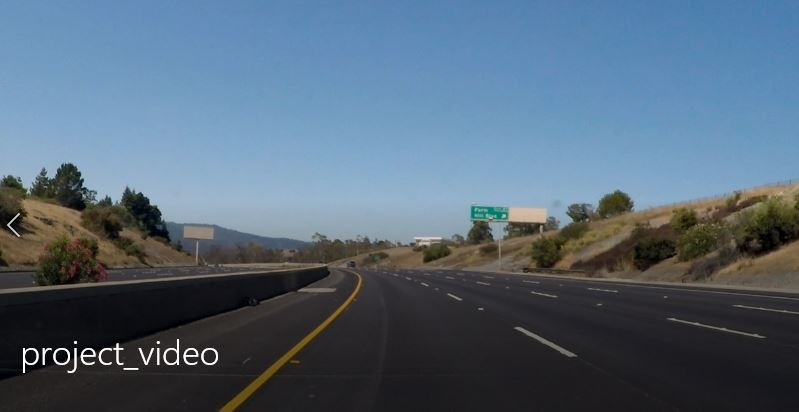
#> input picture ch05/road.jpg, 799 x 412 px
$ python birdeyeView_test.py
#> lines starting #> are read from the running program, lines starting #| are printed output that depends on the picture; after the words box and inside, x2 and y2 are one past the last pixel; in counts of white or black regions, pixels touching at a corner belong together
import sys
import numpy as np
import cv2


def drawROI(img, corners):

    # 이미지 복사
    cpy = img.copy()

    # 원의 색상
    c1 = (192, 192, 255)

    c2 = (128, 128, 255)

    for pt in corners:
        cv2.circle(cpy, tuple(pt), 25, c1, -1, cv2.LINE_AA)

    cv2.line(cpy, tuple(corners[0]), tuple(corners[1]), c2, 2, cv2.LINE_AA)
    cv2.line(cpy, tuple(corners[1]), tuple(corners[2]), c2, 2, cv2.LINE_AA)
    cv2.line(cpy, tuple(corners[2]), tuple(corners[3]), c2, 2, cv2.LINE_AA)
    cv2.line(cpy, tuple(corners[3]), tuple(corners[0]), c2, 2, cv2.LINE_AA)

    disp = cv2.addWeighted(img, 0.3, cpy, 0.7, 0)

    return disp


def onMouse(event, x, y, flags, param):
    global srcQuad, dragSrc, ptOld, src

    if event == cv2.EVENT_LBUTTONDOWN:
        for i in range(4):
            if cv2.norm(srcQuad[i] - (x, y)) < 25:
                print(srcQuad[i])

                print(cv2.norm(srcQuad[i] - (x, y)))
                dragSrc[i] = True
                ptOld = (x, y)
                break

    if event == cv2.EVENT_LBUTTONUP:
        for i in range(4):
            dragSrc[i] = False

    if event == cv2.EVENT_MOUSEMOVE:
        for i in range(4):

            # true인 동안 활성화
            if dragSrc[i]:
                dx = x - ptOld[0]
                dy = y - ptOld[1]

                srcQuad[i] += (dx, dy)
                print("srcQuad_update : %s" % srcQuad)

                cpy = drawROI(src, srcQuad)
                cv2.imshow('img', cpy)
                ptOld = (x, y)
                break


# 입력 이미지 불러오기
src = cv2.imread("road.jpg")
#> src is the input picture: shape (412, 799, 3); mean B, G, R 120.2, 103.4, 84.9

if src is None:
    print('Image open failed!')
    sys.exit()

# 입력 영상 크기 및 출력 영상 크기
h, w = src.shape[:2]
#> h = 412; w = 799
dw = 500
dh = round(dw * 297 / 210)  # A4 용지 크기: 210x297cm
print('w:{}, h:{}'.format(w, h))
#| w:799, h:412
# 모서리 점들의 좌표, 드래그 상태 여부0
# cv2.circle() 메소드에는 정수만 가능
srcQuad = np.array([[100, 100], [w-100, 100], [w-100, h-100], [100, h-100]], np.int32)
dstQuad = np.array([[0, 0], [199, 0], [199, 149], [0, 149]], np.float32)
dragSrc = [False, False, False, False]

# 모서리점, 사각형 그리기
disp = drawROI(src, srcQuad)
#> after the loop in drawROI, `for pt in corners:`:
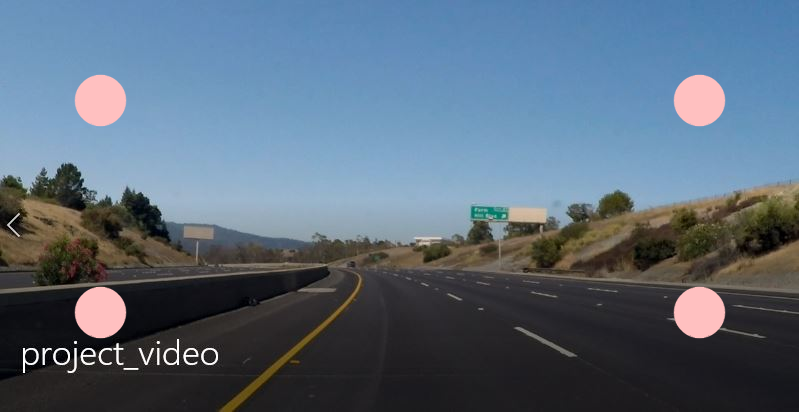
#> cpy: shape (412, 799, 3); 2.64% of pixels changed, all inside (x1, y1, x2, y2) = (74, 74, 726, 339)
#> in drawROI, `cv2.line(cpy, tuple(corners[3]), tuple(corners[0]), c2, 2, cv2.LINE_AA)`:
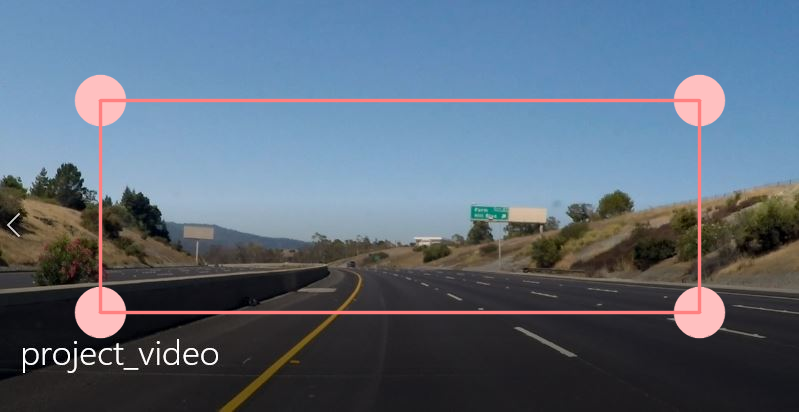
#> cpy: shape (412, 799, 3); mean B, G, R 122.2, 106.2, 92.1
#> in drawROI, `disp = cv2.addWeighted(img, 0.3, cpy, 0.7, 0)`:
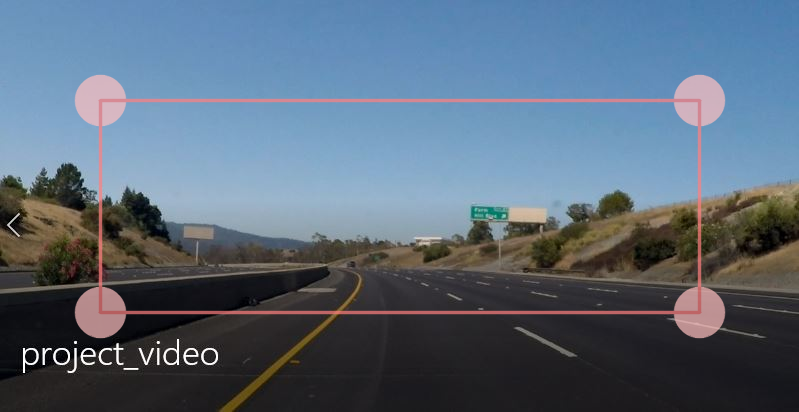
#> disp: shape (412, 799, 3); mean B, G, R 121.6, 105.3, 89.9

cv2.imshow('img', disp)
cv2.setMouseCallback('img', onMouse)

print("srcQuad : %s" % srcQuad)
#| srcQuad : [[100 100]
#|  [699 100]
#|  [699 312]
#|  [100 312]]

while True:
    key = cv2.waitKey()
#> (key Esc is pressed here)
    if key == 13:  # ENTER 키
        break
    elif key == 27:  # ESC 키
        cv2.destroyWindow('img')
        sys.exit()
#> (the program exits here)
